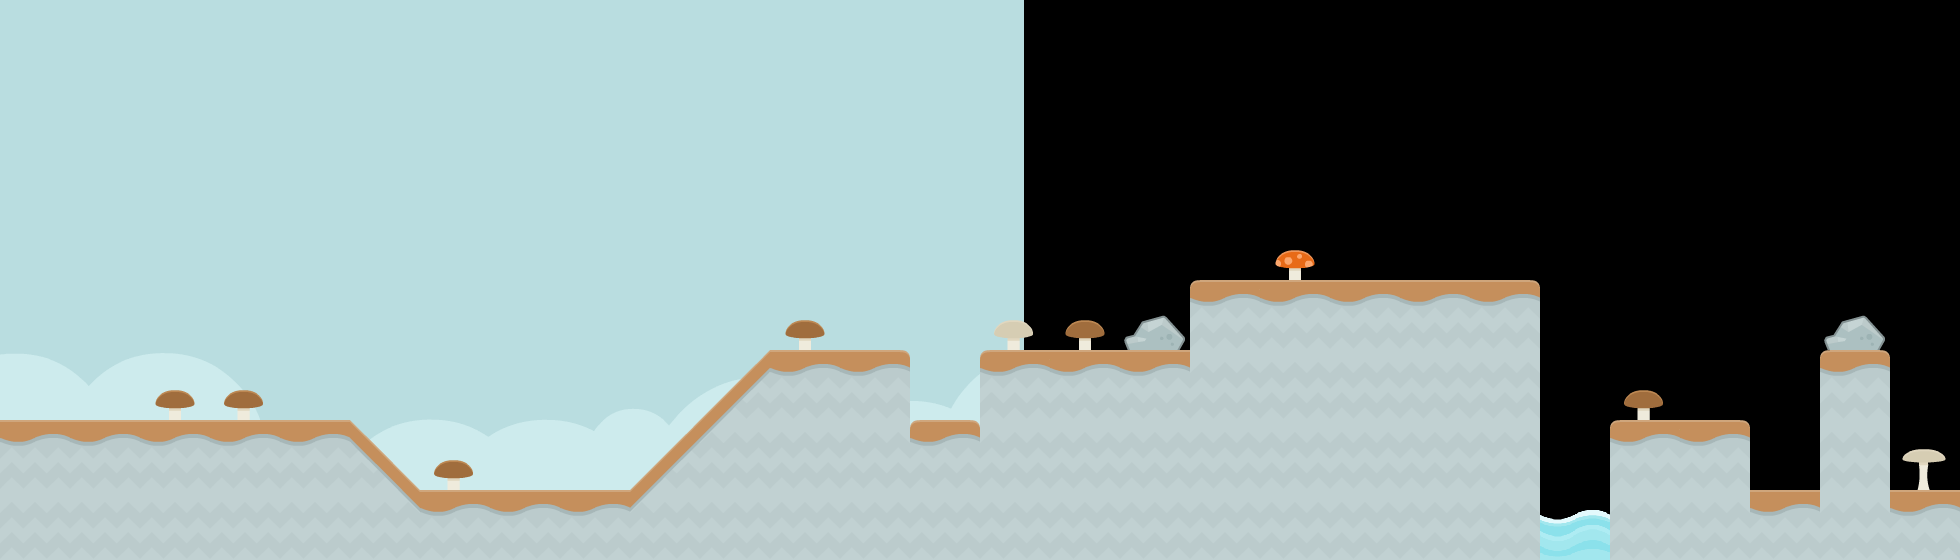

This is a level from a 2D game, rendered from its Tiled map with the project's own tilesets. A one-line summary and the map file follow, with tile-layer data summarised:
An orthogonal 28x8 tile map with 70x70 px tiles, 3 tile layers (tiles_background, tiles_terrain, tiles_foreground), 2 image layers and 23 objects (10x DIRT, 9x clickable, start, target, effect_clouds, ...).

<map version="1.0" orientation="orthogonal" renderorder="right-down" width="28" height="8" tilewidth="70" tileheight="70" nextobjectid="78">
 <properties>
  <property name="blocks" value="wood_small_triangle_right,wood_small_triangle_right,wood_small_triangle_right" />
  <property name="music" value="eight_bit_metal" />
 </properties>
 <tileset firstgid="1" name="tiles" tilewidth="70" tileheight="70" spacing="4" margin="2" tilecount="117">
  <image source="../../graphics/tiles.png" width="962" height="666" />
  <tile id="114">
   <animation>
    <frame tileid="114" duration="100" />
    <frame tileid="115" duration="100" />
    <frame tileid="116" duration="100" />
    <frame tileid="115" duration="100" />
   </animation>
  </tile>
 </tileset>
 <imagelayer name="background_b" x="1024" y="-299">
  <image source="../../graphics/backgrounds/colored_shroom.png" />
 </imagelayer>
 <imagelayer name="background_a" y="-300">
  <image source="../../graphics/backgrounds/colored_shroom.png" />
 </imagelayer>
 <layer name="tiles_background" width="30" height="8">
  <data>[240 cells, 3 non-empty, 2 distinct tile ids]</data>
 </layer>
 <layer name="tiles_terrain" width="30" height="8">
  <data>[240 cells, 68 non-empty, 10 distinct tile ids]</data>
 </layer>
 <layer name="tiles_foreground" width="30" height="8">
  <data>[240 cells, 9 non-empty, 5 distinct tile ids]</data>
 </layer>
 <objectgroup name="terrain">
  <object id="49" type="DIRT" x="0" y="420">
   <polygon points="0,0 350,0 420,70 420,140 0,140" />
  </object>
  <object id="50" type="DIRT" x="420" y="490">
   <polygon points="0,0 210,0 210,70 0,70" />
  </object>
  <object id="55" type="DIRT" x="1610" y="420">
   <polygon points="0,0 140,0 140,140 0,140" />
  </object>
  <object id="56" type="DIRT" x="1750" y="490">
   <polygon points="0,0 70,0 70,70 0,70" />
  </object>
  <object id="57" type="DIRT" x="1820" y="350">
   <polygon points="0,0 70,0 70,210 0,210" />
  </object>
  <object id="58" type="DIRT" x="1890" y="490">
   <polygon points="0,0 70,0 70,70 0,70" />
  </object>
  <object id="64" type="DIRT" x="630" y="490">
   <polygon points="0,0 140,-140 280,-140 280,70 0,70" />
  </object>
  <object id="66" type="DIRT" x="980" y="350">
   <polygon points="0,0 210,0 210,210 0,210" />
  </object>
  <object id="67" type="DIRT" x="1190" y="280">
   <polygon points="0,0 350,0 350,280 0,280" />
  </object>
  <object id="68" type="DIRT" x="910" y="420">
   <polygon points="0,0 70,0 70,140 0,140" />
  </object>
 </objectgroup>
 <objectgroup name="entities">
  <object id="4" name="start" type="start" x="840" y="280" width="70" height="70" />
  <object id="5" name="target" type="target" x="1330" y="210" width="70" height="70" />
  <object id="69" type="clickable" x="1277.5" y="245" width="35" height="35">
   <properties>
    <property name="effect" value="mushroom_red" />
   </properties>
  </object>
  <object id="70" type="clickable" x="157.5" y="385" width="35" height="35">
   <properties>
    <property name="effect" value="mushroom_brown" />
   </properties>
  </object>
  <object id="71" type="clickable" x="227.5" y="385" width="35" height="35">
   <properties>
    <property name="effect" value="mushroom_brown" />
   </properties>
  </object>
  <object id="72" type="clickable" x="437.5" y="455" width="35" height="35">
   <properties>
    <property name="effect" value="mushroom_brown" />
   </properties>
  </object>
  <object id="73" type="clickable" x="787.5" y="315" width="35" height="35">
   <properties>
    <property name="effect" value="mushroom_brown" />
   </properties>
  </object>
  <object id="74" type="clickable" x="1067.5" y="315" width="35" height="35">
   <properties>
    <property name="effect" value="mushroom_brown" />
   </properties>
  </object>
  <object id="75" type="clickable" x="1627.5" y="385" width="35" height="35">
   <properties>
    <property name="effect" value="mushroom_brown" />
   </properties>
  </object>
  <object id="76" type="clickable" x="1907.5" y="437.5" width="35" height="35">
   <properties>
    <property name="effect" value="mushroom_white" />
   </properties>
  </object>
  <object id="77" type="clickable" x="997.5" y="315" width="35" height="35">
   <properties>
    <property name="effect" value="mushroom_white" />
   </properties>
  </object>
 </objectgroup>
 <objectgroup name="background_effects">
  <object id="16" type="effect_clouds" x="210" y="0" width="1680" height="140" />
 </objectgroup>
 <objectgroup name="foreground_effects" />
 <objectgroup name="npc">
  <object id="59" type="flier" x="1120" y="121" width="350" height="140">
   <properties>
    <property name="skin" value="fly" />
   </properties>
  </object>
 </objectgroup>
</map>
